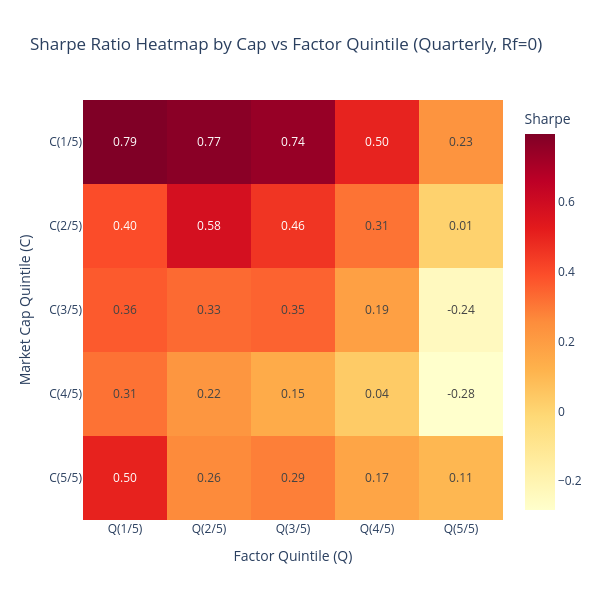

Notebook source saved alongside this figure:
### Code cell
import numpy as np
import pandas as pd
import plotly.express as px

# 경로는 노트북 위치에 맞게 조정
PATH = "./01_output/01_quarterly/01_long_term/double_sort_portfolio_cap_return_25.csv"

PERIODS_PER_YEAR = 4  # module_quarter.performance_metrics 와 동일 (분기)


def sharpe_ratio_quarterly(series: pd.Series) -> float:
    """module_quarter.performance_metrics 와 동일 정의 (Rf=0, 분기→연율화)."""
    r = pd.to_numeric(series, errors="coerce").dropna()
    if r.empty:
        return np.nan
    mean_q = r.mean()
    vol_q = r.std()
    vol_ann = vol_q * np.sqrt(PERIODS_PER_YEAR)
    if vol_ann == 0:
        return np.nan
    return (mean_q * PERIODS_PER_YEAR) / vol_ann


# 1) 수익률 로드 (Date 인덱스)
df = pd.read_csv(PATH, parse_dates=["Date"]).set_index("Date").sort_index()

# 2) 열별 샤프 → MultiIndex → 5×5 (노트북 CAGR 히트맵과 동일 패턴)
sharpes = df.apply(sharpe_ratio_quarterly)
sharpes.index = sharpes.index.str.split("_", expand=True)
sharpes.index.names = ["C", "Q"]
sharpe_matrix = sharpes.unstack()  # 행: C, 열: Q

# 3) 시각화 (CAGR 셀과 동일하게 px.imshow)
fig = px.imshow(
    sharpe_matrix,
    text_auto=".2f",
    color_continuous_scale="YlOrRd",
    aspect="equal",
    title="Sharpe Ratio Heatmap by Cap vs Factor Quintile (Quarterly, Rf=0)",
    width=600,
    height=600,
    labels=dict(x="Factor Quintile (Q)", y="Market Cap Quintile (C)", color="Sharpe"),
)
fig.update_yaxes(autorange="reversed")  # 노트북 CAGR 히트맵 y축과 동일
fig.show()

### Figure 1 — Plotly figure (JSON) as saved in the notebook; plotly's stock layout.template omitted (floating-point values rounded to 4 significant figures)
{"data": [{"coloraxis": "coloraxis", "hovertemplate": "Factor Quintile (Q): %{x}<br>Market Cap Quintile (C): %{y}<br>Sharpe: %{z}<extra></extra>", "name": "0", "texttemplate": "%{z:.2f}", "type": "heatmap", "x": ["Q(1/5)", "Q(2/5)", "Q(3/5)", "Q(4/5)", "Q(5/5)"], "xaxis": "x", "y": ["C(1/5)", "C(2/5)", "C(3/5)", "C(4/5)", "C(5/5)"], "yaxis": "y", "z": [[0.7943, 0.7721, 0.7426, 0.5011, 0.229], [0.3954, 0.5777, 0.4551, 0.3122, 0.01157], [0.3645, 0.3308, 0.346, 0.1869, -0.2411], [0.3136, 0.2224, 0.1453, 0.03666, -0.2823], [0.5043, 0.2608, 0.2863, 0.1698, 0.1052]]}], "layout": {"coloraxis": {"colorbar": {"title": {"text": "Sharpe"}}, "colorscale": [[0, "rgb(255,255,204)"], [0.125, "rgb(255,237,160)"], [0.25, "rgb(254,217,118)"], [0.375, "rgb(254,178,76)"], [0.5, "rgb(253,141,60)"], [0.625, "rgb(252,78,42)"], [0.75, "rgb(227,26,28)"], [0.875, "rgb(189,0,38)"], [1, "rgb(128,0,38)"]]}, "height": 600, "title": {"text": "Sharpe Ratio Heatmap by Cap vs Factor Quintile (Quarterly, Rf=0)"}, "width": 600, "xaxis": {"anchor": "y", "constrain": "domain", "domain": [0, 1], "scaleanchor": "y", "title": {"text": "Factor Quintile (Q)"}}, "yaxis": {"anchor": "x", "autorange": "reversed", "constrain": "domain", "domain": [0, 1], "title": {"text": "Market Cap Quintile (C)"}}}}
